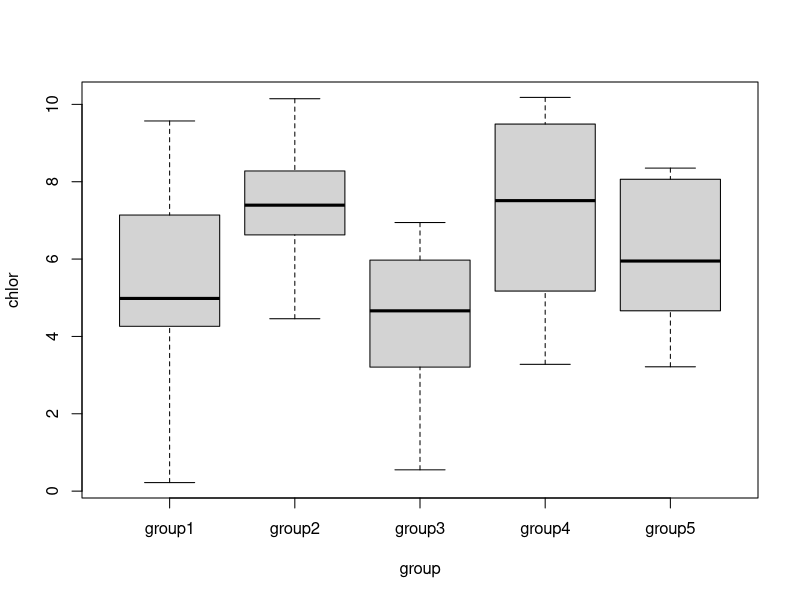
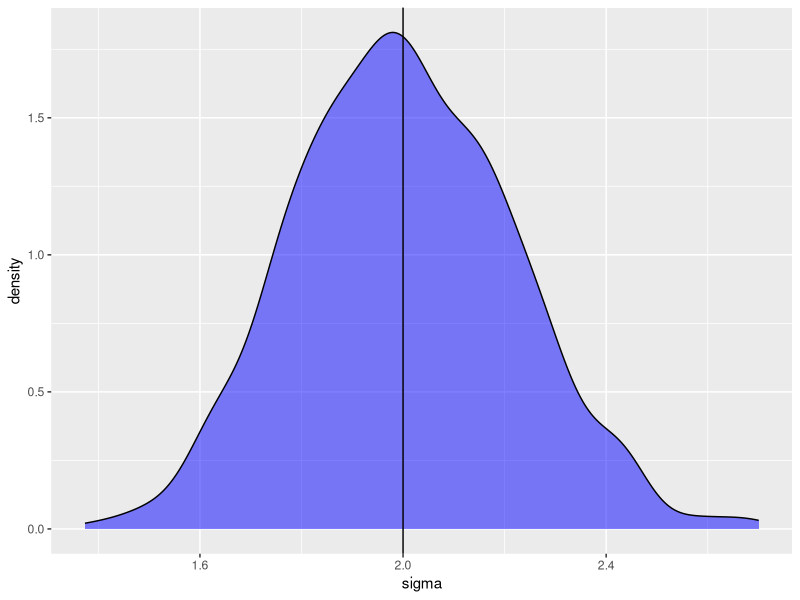
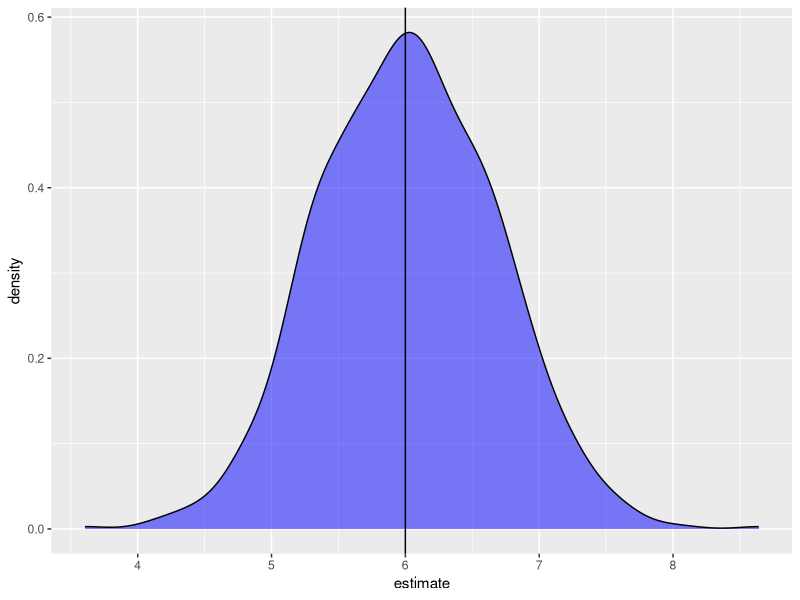
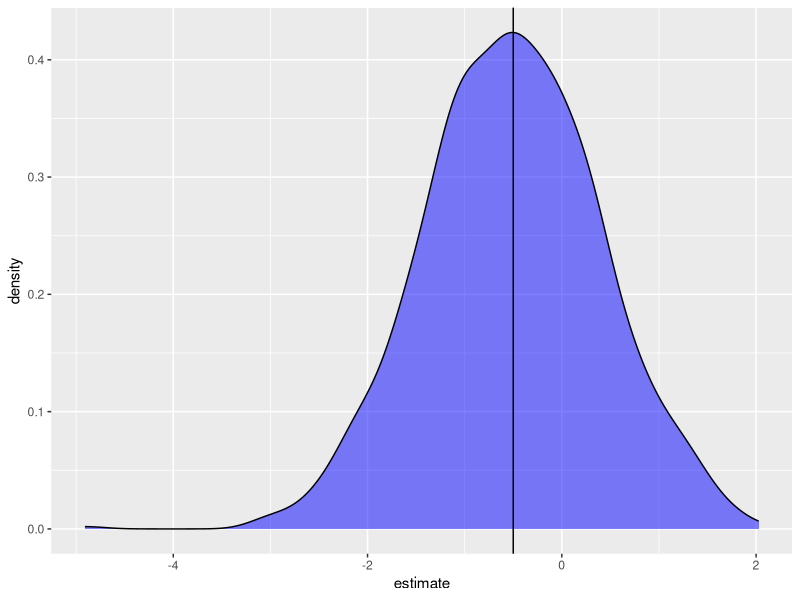
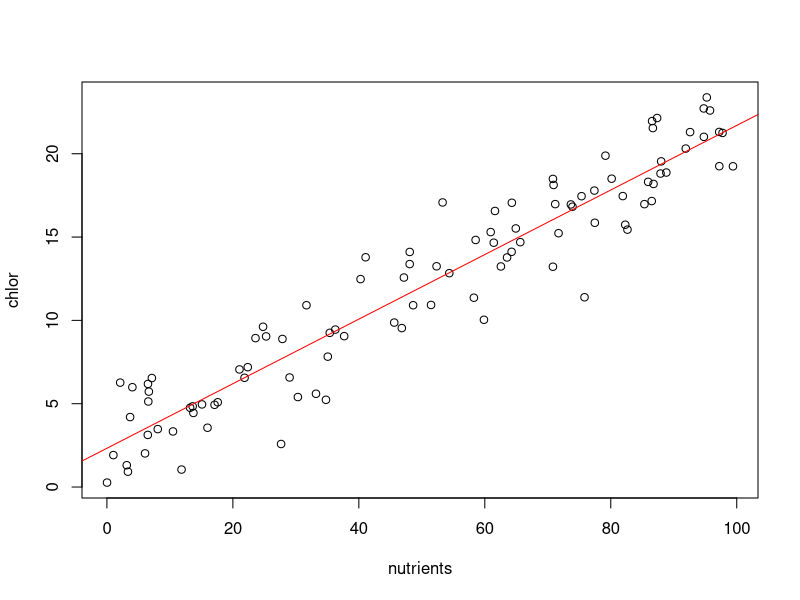
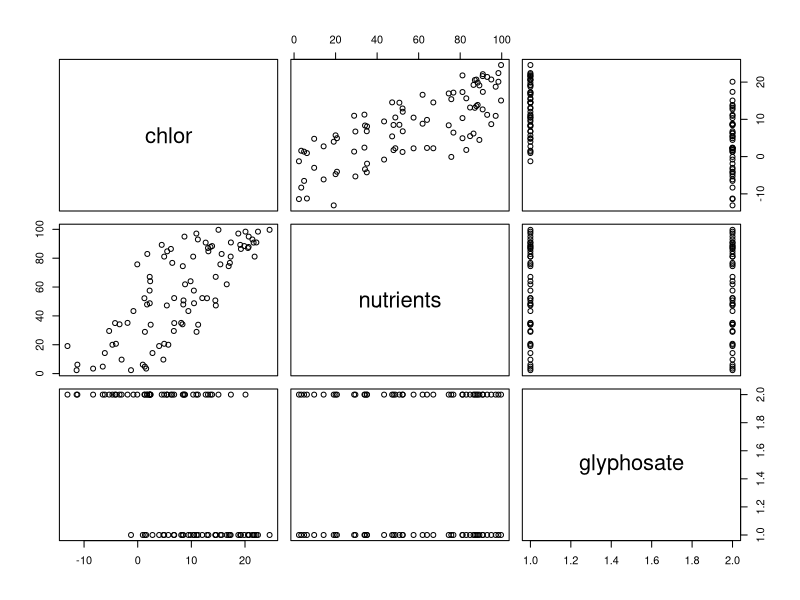

Source code (R) for these figures, in order: (Note: this script raises an error after producing the figures.)
# Simple linear model with one explanatory variable

set.seed(20) # Always set seed for reproducibility
ngroup <- 5 # The number of groups (in this case, unlevelled factors)
nrep <- 10 # Number of replicates

b0 <- 6 # Intercept - the level of group1
b1 <- 1.5 # Difference between group1 and group2
b2 <- -0.5 # etc
b3 <- 1
b4 <- 0.3
sd <- 2 # Overall SD

group <- rep( c("group1", "group2", "group3", "group4", "group5"), each = nrep) # A vector of group names 
# repeated for each replicate 
eps <- rnorm(ngroup*nrep, mean = 0, sd = sd) # Error term
chlor <- b0 + b1*(group == "group2") + b2*(group == "group3") + b3*(group == "group4") + 
  b4*(group == "group5") + eps # Distribution of the data

chlorophyll <- data.frame(chlor, group) # Shows the results as a dataframe
str(chlorophyll)

m1 <- lm(chlor ~ group, data = chlorophyll) # Test the effect of group on chlorophyll
summary(m1) # Are the parameters well recovered? Not perfect, but not terrible

with(chlorophyll, boxplot(chlor~group)) # Visual aid as a boxplot

chlorgroupaov <- aov(chlor ~ group, data = chlorophyll) # For comparison purposes, run as analysis of variance so Tukey works
TukeyHSD(chlorgroupaov) # Post-hoc difference among the groups

#### How well does the model perform over the long term?
# Packages 
library(broom)
library(dplyr)
library(ggplot2)
library(purrr)
# Create a function to run the model repeatedly

fivegroupfactorfun <- function(nrep = 10, b0 = 6, b1 = -1.5, b2 = -0.5, b3 = 1, b4 = 0.3, sigma = 2){
  ngroup = 5
  group = rep(c("group1", "group2", "group3", "group4", "group5"), each = nrep)
  eps = rnorm(ngroup*nrep, 0, sigma)
  chlor = b0 + b1*(group=="group2") + b2*(group == "group3") + b3*(group == "group4") + 
    b4*(group == "group5") + eps
  chlormod = lm(chlor ~ group)
  chlormod
}

set.seed(20)
simulations <- replicate(1e3, fivegroupfactorfun(), simplify = F)

# How often do we recover the SD?

simulations %>% # The simulations
  map_dbl(~summary(.x)$sigma) %>% 
  data.frame(sigma=.) %>% 
  ggplot( aes(sigma) ) +
  geom_density(fill = "blue", alpha = .5) + 
  geom_vline( xintercept = 2)

simulations %>%
  map_dbl(~summary(.x)$sigma) %>%
  {. < 2} %>%
  mean() # Tell us how often the SD is underestimated

# And the intercept parameter

simulations %>% # The simulations
  map_df(tidy) %>% # Turns each sim object into a tibble
  filter(term == "(Intercept)") %>% # Filtering for Intercept 
  ggplot( aes(estimate) ) +
  geom_density(fill = "blue", alpha = .5) + # Density plot for the estimates for group 2
  geom_vline( xintercept = 6)

# And one of the other groups

simulations %>% # The simulations
  map_df(tidy) %>% # Turns each sim object into a tibble
  filter(term == "groupgroup3") %>% # Filtering for group2 
  ggplot( aes(estimate) ) +
  geom_density(fill = "blue", alpha = .5) + # Density plot for the estimates for group 2
  geom_vline( xintercept = -0.5)

#### Now simulating with a continuous, rather than categoric, predictor
set.seed(20) 
sd <- 2 # Overall standard deviation
eps <- rnorm(100, 0, sd) # Error term
nutrients <- runif(100, 0, 100) # Variation of the predictor nutrients
b0 <- 2 # Chlorophyll when nutrients are zero
b1 <- 0.2 # How much each unit of nutrients increases chlorophyll by, the slope

chlor <- b0 + b1*nutrients + eps # Generating chlorophyll values
chlorophyll <- data.frame(chlor, nutrients) # Dataframe of prediction and predictor

m2 <- lm(chlor~nutrients, data = chlorophyll) # Model these data
summary(m2) # Model outputs for the intercept and nutrients are very good

plot(chlor ~ nutrients, data = chlorophyll) # Plot the raw data
abline(m2$coef[1], m2$coef[2], col = "red") # Plot the model line


                ################################################################################
                ####        Model with both a continuous and a categorical predictor        ####
                ################################################################################
set.seed(20)

sd <- 2

nstress <- 2
nrep <- 45

eps <- rnorm(nrep, 0, sd)
glyphosate <- rep( c("Yes", "No"), each = nrep)
nutrients <- runif(nrep, 0, 100)

b0 <- 2
b1 <- 0.2
b2 <- rnorm(nrep, -10, 2) 

chlor <- b0 + b1*nutrients + b2*(glyphosate == "Yes") + eps 
chlorophyll <- data.frame(chlor, nutrients, glyphosate) # Dataframe of prediction and predictor
plot(chlorophyll)

m3 <- lm(chlor ~ nutrients + glyphosate, data = chlorophyll)
summary(m3)

          ################################################################################
          ####                            More realistic simulation                   ####
          ################################################################################

# The nutrients above weren't particularly realistic in the same way height and weight measurements
# might be (would you really get a uniform distribution of nutrients measurements in an experiment/
# fielwork?)

set.seed(20)

sd <- 2
nstress <- 2
nrep <- 50

eps <- rnorm(nrep, 0, sd)
glyphosate <- rep( c("Yes", "No"), each = nrep/2)
rETRmax <- rnorm(nrep, 5, 2)

b0 <- 2
b1 <- 1.2
b2 <- rnorm(nrep, -10, 2) 

chlor <- b0 + b1*rETRmax + b2*(glyphosate == "Yes") + eps 
chlorophyll <- data.frame(chlor, rETRmax, glyphosate) # Dataframe of prediction and predictor
plot(chlorophyll, col = chlorophyll$glyphosate)

m3 <- lm(chlor ~ rETRmax + glyphosate, data = chlorophyll)
summary(m3)

plot(chlor ~ rETRmax, data = chlorophyll, col = chlorophyll$glyphosate)
abline(m3$coef[1], m3$coef[2], col = "black")
abline(m3$coef[1]+m3$coef[3], m3$coef[2], col = "red")

coef(m3)


                    ############################################
                    ####        Multilevel simulation       ####
                    ############################################

# Start using an example for trees and plots https://aosmith.rbind.io/2018/04/23/simulate-simulate-part-2/
# There are trees within plots, and plots within stands (4 plots per stand). We're not measuring 
# individual trees

set.seed(16)

nstand = 5 # Number of stands
nplot = 4 # Number of plots per stand
mu = 10 # True mean
sds = 2 # Standard deviation at the level of the stand
sd = 1 # Standard deviation at the observation level

(stand = rep(LETTERS[1:nstand], each = nplot)) # Create a variable containing a unique name for each of 
# sampled stands (capital letters); each is repeated four time (nplot) because there were four plots in 
# each stand

(plot = letters[1:(nstand*nplot)]) # Creating a variable of unique names for each plot; this isn't 
# strictly necessary for the modelling as there is a single value per plot, but it's good practice

(standeff = rnorm(nstand, 0, sds)) # Stand-level random effects; one per stand. Each plot within the stand
# has the same stand effect (i.e. the corresponding one of the 5 values). So stand therefore has a 
# response variable which is either higher or lower than the others according to the value of this random
# effect, and this needs to be encapsulated for each plot












